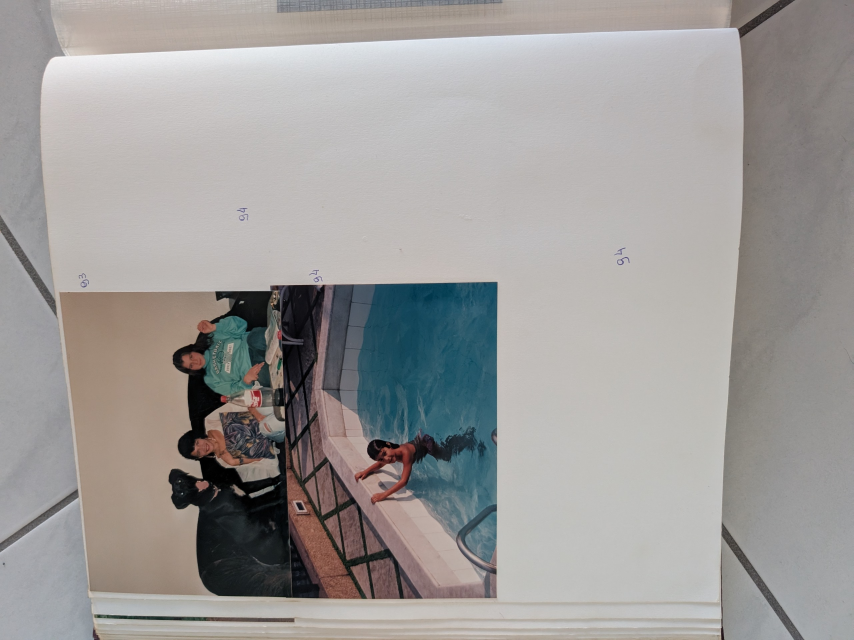
#> input picture data/golden_fixtures/page_03.jpg, 2560 x 1920 px (shown at 1/3 size)
$ python -i crossing_prints.py   (imports and definitions only)
#> lines starting #> are read from the running program, lines starting #| are printed output that depends on the picture; after the words box and inside, x2 and y2 are one past the last pixel; in counts of white or black regions, pixels touching at a corner belong together
#> further down, picture is the input picture: shape (1920, 2560, 3); mean B, G, R 153.6, 155.3, 157.8
"""Find review outlines where a classical proposal crosses visible paper edges."""

from collections.abc import Callable, Iterator
from itertools import combinations

import cv2
import numpy as np

from app.pipeline.adjacent_prints import _joined_segments, _near_staggered_neighbor
from app.pipeline.edge_trace import measure_edge_trace
from app.pipeline.edge_prints import _photo_texture
from app.pipeline.geometry import (
    normalized_polygon_overlap, normalized_vertices_to_pixels, order_quad_cyclic, pixel_vertices_to_normalized,
)
from app.pipeline.print_edges import _edge_band, _side_line, refine_print_boundary


CROSSING_PRINT_REVISION = 4
CROSSING_PRINT_REVIEW = "CROSSING_PRINT_OUTLINE_REVIEW"
REVIEWED_CROSSING_OUTLINE = "reviewed_crossing_outline"
CONTESTED_TILE_OUTLINE = "contested_tile"


# [32 lines left out: function tile_crosses_unsupported_frame_claim, not called in this run]


def _pale_leaf_foreground(image: np.ndarray, *, near_leaf_edge: bool = False) -> tuple[np.ndarray, np.ndarray] | None:
    """Separate dark regions inside the observed pale page without closing gaps."""
#> called with near_leaf_edge = False
    height, width = image.shape[:2]
    short = min(height, width)
    lab = cv2.cvtColor(image, cv2.COLOR_BGR2LAB).astype(np.float32)
    coarse = lab[::4, ::4]
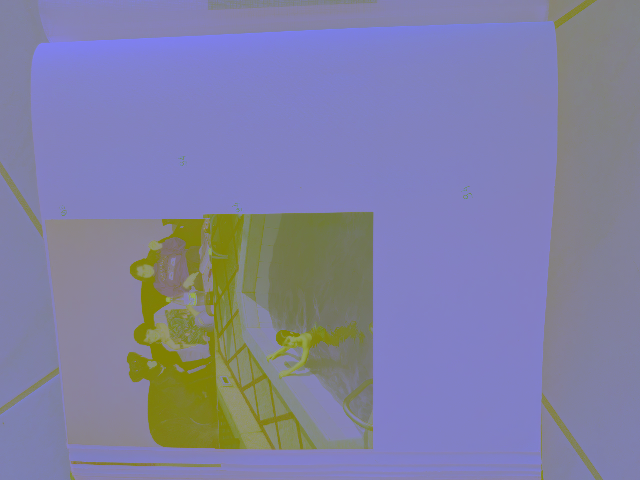
#> coarse: shape (480, 640, 3) float32; mean B, G, R 162.7, 128.8, 129.3
    smooth = cv2.GaussianBlur(lab, (0, 0), 1.1)[::4, ::4]
    pale = ((coarse[:, :, 0] > 180) & (np.linalg.norm(coarse[:, :, 1:] - 128, axis=2) < 13)
            & (np.linalg.norm(coarse - smooth, axis=2) < 5))
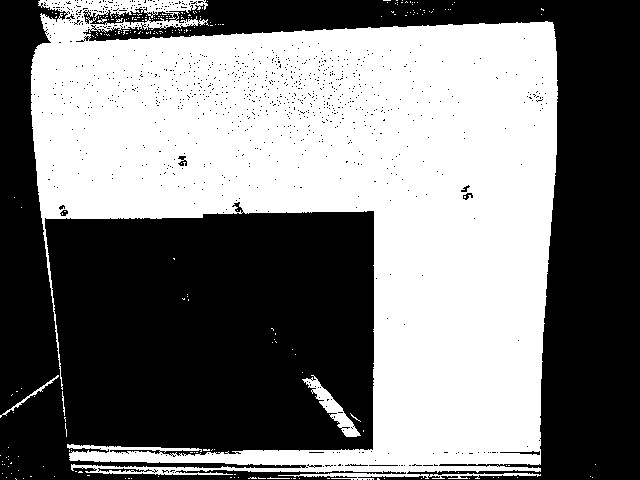
#> pale: shape (480, 640) bool; 48.8% white; 229 white regions (223 under 20 px), largest, box (x1, y1, x2, y2) and area: (31, 0, 558, 480) 148325, (302, 375, 361, 437) 875, (0, 375, 59, 418) 175, (62, 391, 65, 416) 33, (267, 477, 290, 479) 24, (97, 18, 107, 23) 22
    if pale.mean() < .12:
        return None
    light = np.quantile(coarse[:, :, 0][pale], .64)
#> light = 197
    pale &= (coarse[:, :, 0] >= light - 7) & (coarse[:, :, 0] < light + 8)
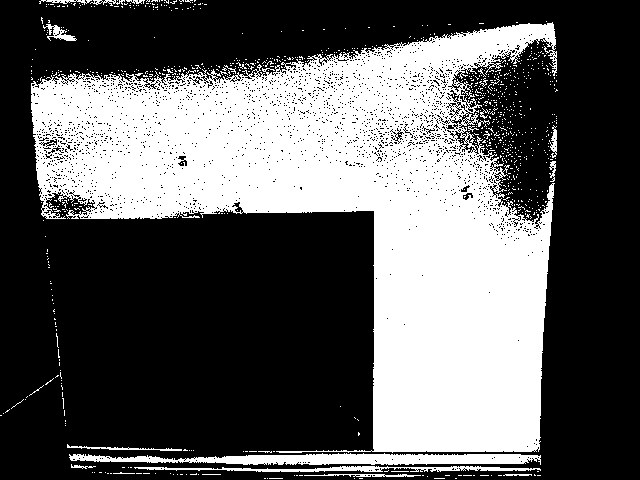
#> pale: shape (480, 640) bool; 36.9% white; 828 white regions (810 under 20 px), largest, box (x1, y1, x2, y2) and area: (31, 22, 557, 453) 105199, (69, 453, 541, 465) 3762, (134, 466, 541, 472) 1223
    ys, xs = np.ogrid[:height, :width]
    x, y = xs.astype(np.float32) / width - .5, ys.astype(np.float32) / height - .5
    sample_y, sample_x = np.nonzero(pale)
    terms = np.column_stack((x[0, 4 * sample_x], y[4 * sample_y, 0], np.ones(len(sample_x), np.float32)))
    fit, _, rank, _ = np.linalg.lstsq(terms, coarse[pale], rcond=None)
#> fit = [[-0.611, -0.978, -1.42], [3.56, -1.09, 2.28], [195.6, 128.6, 129.5]]; rank = 3
    if rank != 3:
        return None
    lab -= fit[2]
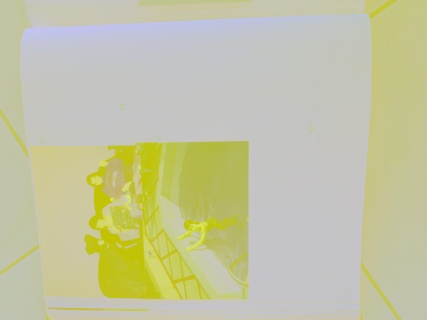
#> lab: shape (1920, 2560, 3) float32 (shown at 1/6 size); mean B, G, R -33.1, 0.2, -0.2; drawn with min black and max white
    lab -= x[..., None] * fit[0]
    lab -= y[..., None] * fit[1]
    distance_sq = np.einsum("hwi,hwi->hw", lab, lab)
    count, components, stats, _ = cv2.connectedComponentsWithStats(np.uint8(distance_sq <= 13**2))
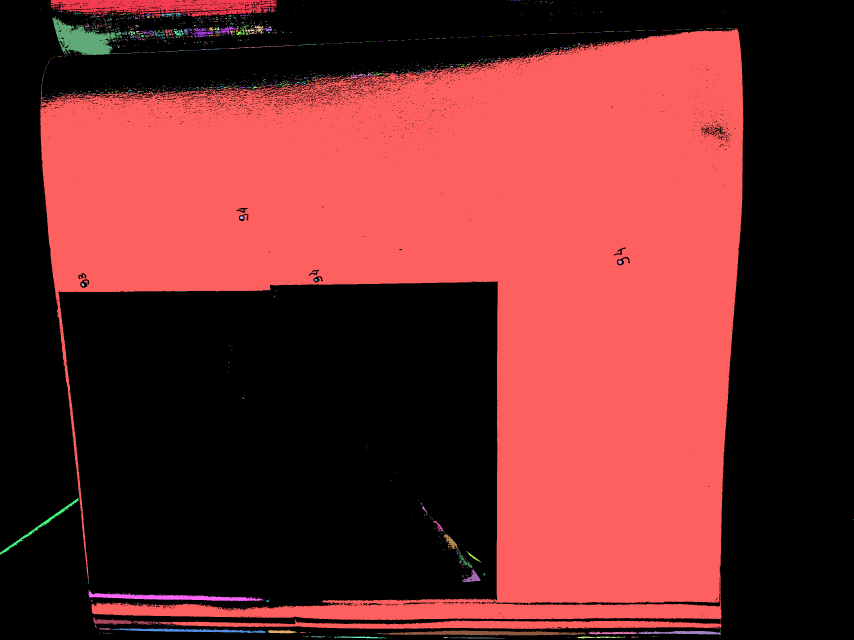
#> components: shape (1920, 2560) int32 (shown at 1/3 size); 2181 distinct labels, from 0 to 2180; one colour per label, 0 black
#> count = 2181; stats = 2181 rows, first 6: [0, 0, 2560, 1920, 2734863], [152, 0, 679, 54, 22563], [580, 0, 2, 1, 2], [585, 0, 1, 1, 1], [1522, 1, 1, 1, 1], [1532, 0, 3, 1, 3]
    major = (np.arange(count) > 0) & (stats[:, cv2.CC_STAT_AREA] > .035 * height * width)
    points = cv2.findNonZero(major[components].astype(np.uint8))
#> points = contour of 2104711 points, box (x1, y1, x2, y2) (121, 84, 2230, 1888), area 1140884
    if points is None:
        return None
    hull = cv2.convexHull(points)
#> hull = contour of 43 points, box (x1, y1, x2, y2) (121, 84, 2230, 1888), area 3457841
    if not .50 <= cv2.contourArea(hull) / (width * height) <= .97:
        return None
    leaf = np.zeros((height, width), np.uint8)
    cv2.fillConvexPoly(leaf, hull, 1)
#> leaf: shape (1920, 2560); values 0 (black) and 1 (white), 70.4% white; 1 black region, box (x1, y1, x2, y2) and area: (0, 0, 2560, 1920) 1453655
    leaf[[0, -1], :] = leaf[:, [0, -1]] = 0
    ordinary_inset = max(9., .032 * short)
    inset = 2. if near_leaf_edge else ordinary_inset
    distance = cv2.distanceTransform(leaf, cv2.DIST_L2, cv2.DIST_MASK_PRECISE)
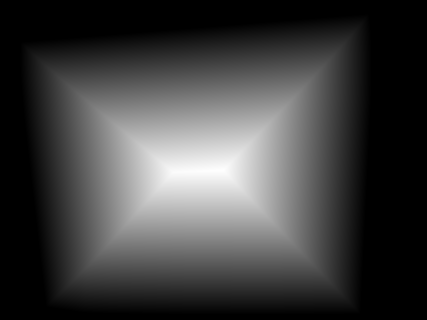
#> distance: shape (1920, 2560) float32 (shown at 1/6 size); min 0, max 865, mean 217.4; drawn with min black and max white
    mask = np.uint8((distance_sq > 28**2) & (distance > inset))
#> mask: shape (1920, 2560); values 0 (black) and 1 (white), 22.2% white; 176 white regions (158 under 20 px), largest, box (x1, y1, x2, y2) and area: (225, 845, 1493, 1799) 1089187, (1851, 771, 1889, 796) 300, (242, 838, 267, 863) 267
    size = max(3, round(.0036 * short) | 1)
    opened = cv2.morphologyEx(mask, cv2.MORPH_OPEN, np.ones((size, size), np.uint8))
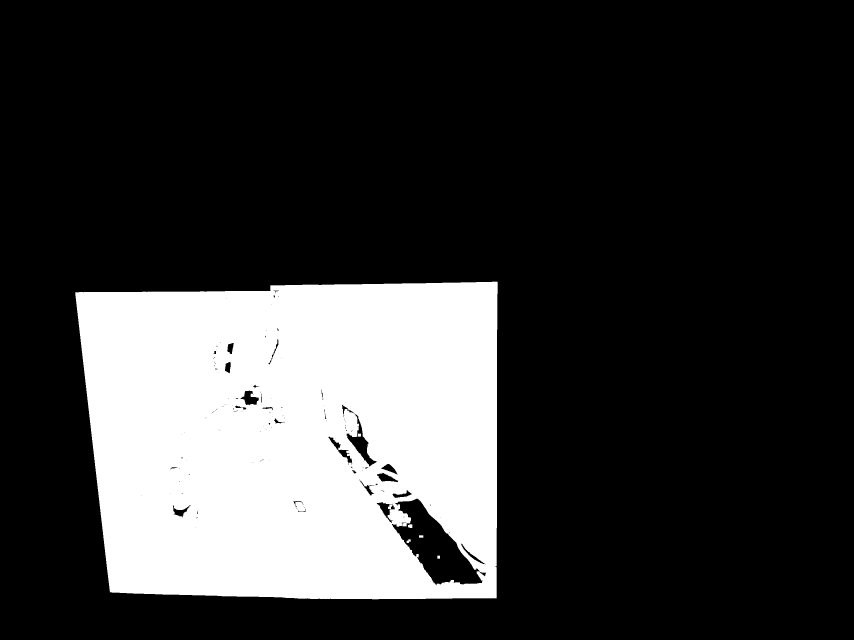
#> opened: shape (1920, 2560) (shown at 1/3 size); values 0 (black) and 1 (white), 22% white; 7 white regions, largest, box (x1, y1, x2, y2) and area: (226, 845, 1493, 1798) 1083104, (1224, 1573, 1237, 1584) 126, (1164, 1513, 1176, 1527) 119
    # An inner strip is needed on all four sides. Cutting a region at the
    # hull inset would invent a paper edge.
    return opened, distance > ordinary_inset + 2


# [112 lines left out: functions _outside_pale_paper, _shadow_on_pale_paper, crossing_print_outlines, _source_side_trace, not called in this run]


def _native_line(points: np.ndarray) -> np.ndarray:
    line = np.cross(*np.column_stack((points, np.ones(2))))
    return line / np.linalg.norm(line[:2])


def _at_height(line: np.ndarray, height: float) -> np.ndarray:
    return np.float32([-(line[1] * height + line[2]) / line[0], height])


# [260 lines left out: functions _local_side_support, _staggered_near_extension, _staggered_far_endpoint, _staggered_search_seeds, _staggered_native_quads, _quarter_turn and 4 more, not called in this run]

>>> import cv2
>>> picture = cv2.imread('../../../data/golden_fixtures/page_03.jpg')
>>> result = _pale_leaf_foreground(picture)

$ run again, on data/golden_fixtures/page_04.jpg
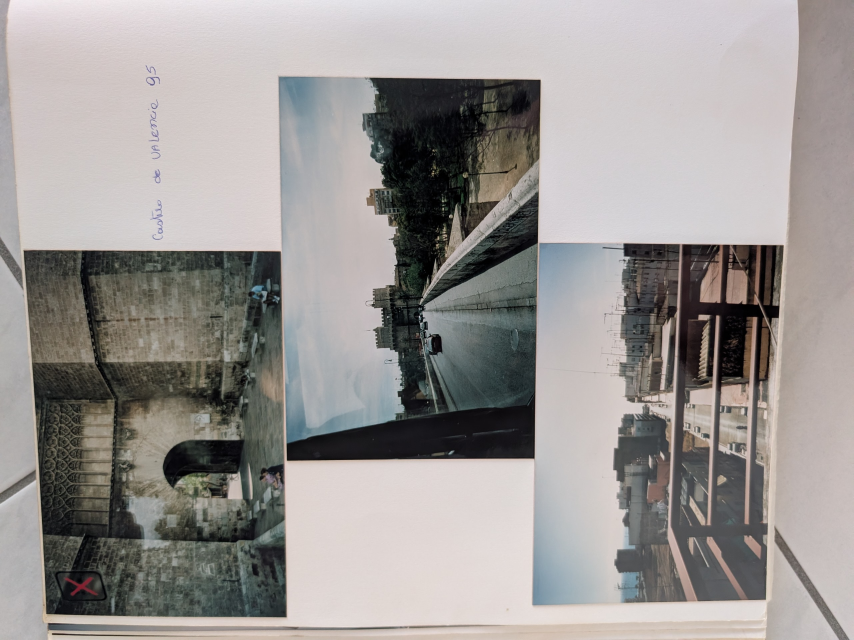
#> input picture data/golden_fixtures/page_04.jpg, 2560 x 1920 px (shown at 1/3 size)
#> picture is the input picture: shape (1920, 2560, 3); mean B, G, R 148, 150.2, 154.2
#> in _pale_leaf_foreground, `pale = ((coarse[:, :, 0] > 180) & (np.linalg.norm(coarse[:, :, 1:] - 1..`:
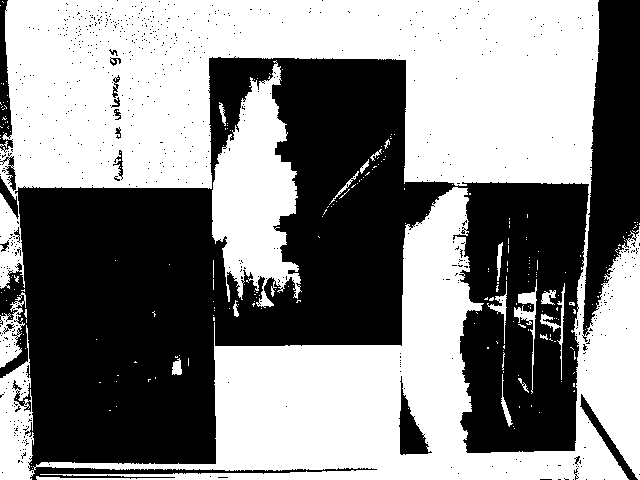
#> pale: shape (480, 640) bool; 53% white; 683 black regions (663 under 20 px), largest, box (x1, y1, x2, y2) and area: (0, 56, 589, 480) 126558, (582, 0, 640, 342) 12811, (0, 0, 13, 153) 1120
#> light = 213
#> fit = [[0.315, -0.186, -2.32], [4.45, 0.302, 3.58], [213.4, 130.2, 129.6]]; rank = 3
#> components: shape (1920, 2560) int32; 2431 distinct labels, from 0 to 2430
#> count = 2431; stats = 2431 rows, first 6: [0, 0, 2560, 1920, 3030346], [20, 0, 2376, 925, 1269459], [1257, 0, 2, 2, 4], [1265, 1, 4, 4, 6], [1284, 1, 2, 1, 2], [1298, 0, 6, 1, 6]
#> points = contour of 1717507 points, box (x1, y1, x2, y2) (20, 0, 2396, 1920), area 1239900
#> hull = contour of 28 points, box (x1, y1, x2, y2) (20, 0, 2396, 1920), area 4325186
#> mask: shape (1920, 2560); values 0 (black) and 1 (white), 39.1% white; 525 white regions (476 under 20 px), largest, box (x1, y1, x2, y2) and area: (124, 228, 2306, 1832) 1887670, (1597, 1411, 1772, 1817) 27825, (451, 600, 489, 701) 826
#> in _pale_leaf_foreground, `opened = cv2.morphologyEx(mask, cv2.MORPH_OPEN, np.ones((size, size), ..`:
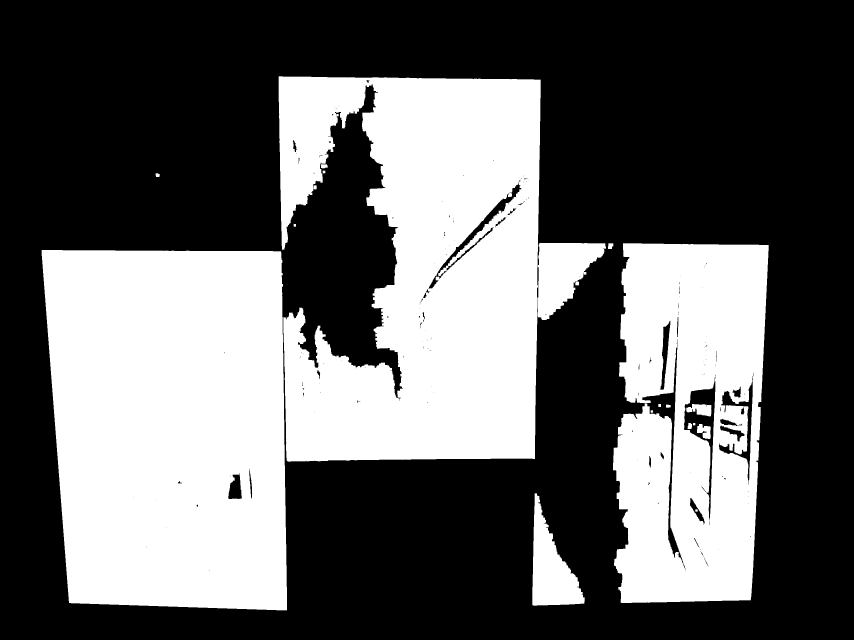
#> opened: shape (1920, 2560) (shown at 1/3 size); values 0 (black) and 1 (white), 38.5% white; 19 white regions, largest, box (x1, y1, x2, y2) and area: (125, 750, 861, 1831) 731299, (836, 229, 1622, 1385) 695459, (1839, 730, 2306, 1809) 408655

$ run again, on data/golden_fixtures/page_05.jpg
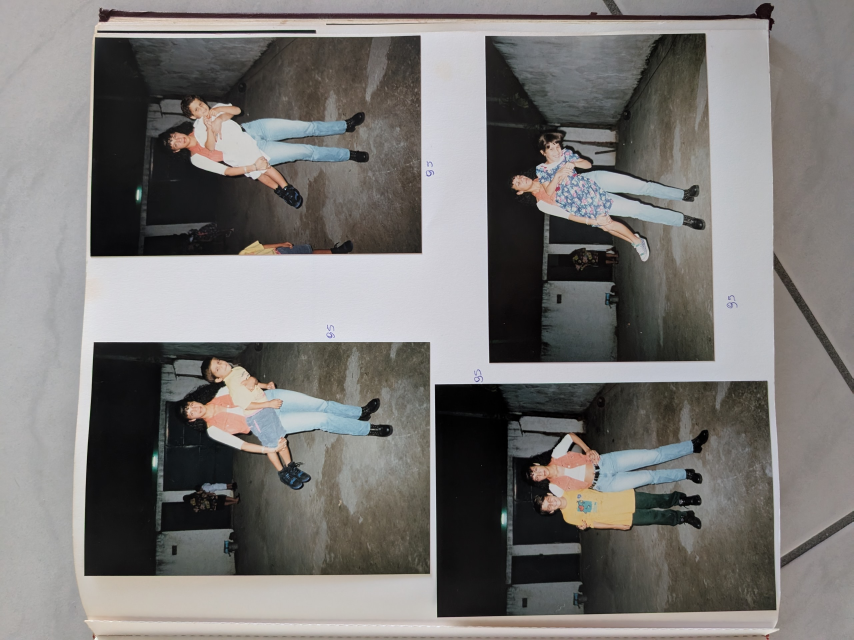
#> input picture data/golden_fixtures/page_05.jpg, 2560 x 1920 px (shown at 1/3 size)
#> picture is the input picture: shape (1920, 2560, 3); mean B, G, R 116, 118.2, 120.5
#> light = 209
#> in _pale_leaf_foreground, `pale &= (coarse[:, :, 0] >= light - 7) & (coarse[:, :, 0] < light + 8)`:
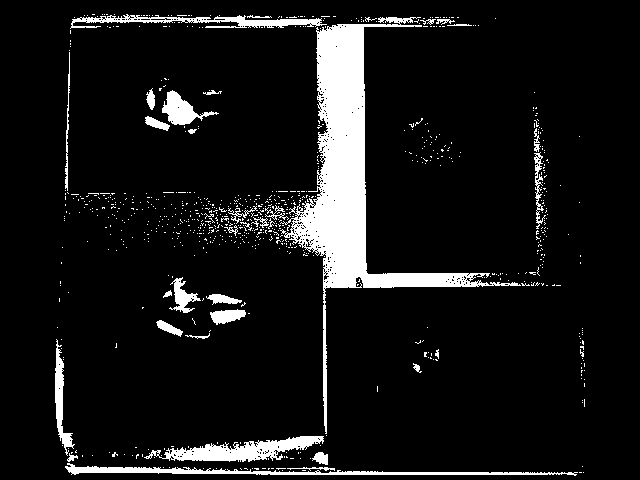
#> pale: shape (480, 640) bool; 8.9% white; 815 white regions (780 under 20 px), largest, box (x1, y1, x2, y2) and area: (280, 17, 521, 434) 15243, (144, 436, 324, 462) 2141, (65, 463, 578, 476) 1950
#> fit = [[-5.49, 0.67, -12.64], [-3.98, -0.411, 2.93], [209, 128.9, 126.9]]; rank = 3
#> components: shape (1920, 2560) int32; 1532 distinct labels, from 0 to 1531
#> count = 1532; stats = 1532 rows, first 6: [0, 0, 2560, 1920, 4029585], [307, 29, 1, 1, 1], [396, 33, 3, 1, 3], [422, 34, 2, 2, 3], [426, 34, 11, 1, 11], [439, 34, 1, 1, 1]
#> points = contour of 812750 points, box (x1, y1, x2, y2) (218, 61, 2342, 1905), area 231054
#> hull = contour of 37 points, box (x1, y1, x2, y2) (218, 61, 2342, 1905), area 3723765
#> leaf: shape (1920, 2560); values 0 (black) and 1 (white), 75.8% white; 1 black region, box (x1, y1, x2, y2) and area: (0, 0, 2560, 1920) 1187756
#> mask: shape (1920, 2560); values 0 (black) and 1 (white), 50.1% white; 700 black regions (533 under 20 px), largest, box (x1, y1, x2, y2) and area: (0, 0, 2560, 1920) 2318890, (616, 1100, 1079, 1315) 32353, (644, 358, 930, 517) 20295
#> in _pale_leaf_foreground, `opened = cv2.morphologyEx(mask, cv2.MORPH_OPEN, np.ones((size, size), ..`:
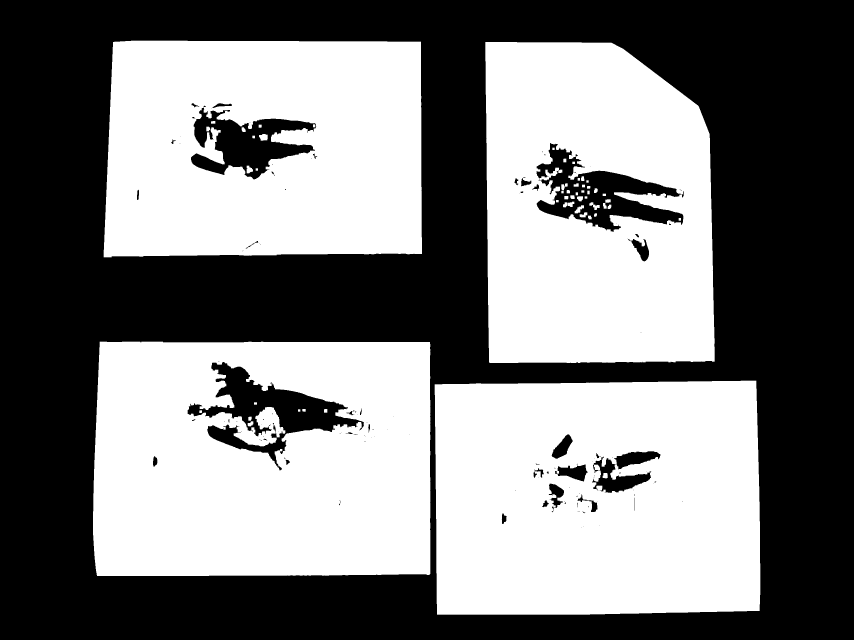
#> opened: shape (1920, 2560) (shown at 1/3 size); values 0 (black) and 1 (white), 49.5% white; 57 white regions, largest, box (x1, y1, x2, y2) and area: (1304, 1142, 2281, 1844) 651030, (279, 1025, 1291, 1728) 650690, (311, 122, 1266, 772) 561858
